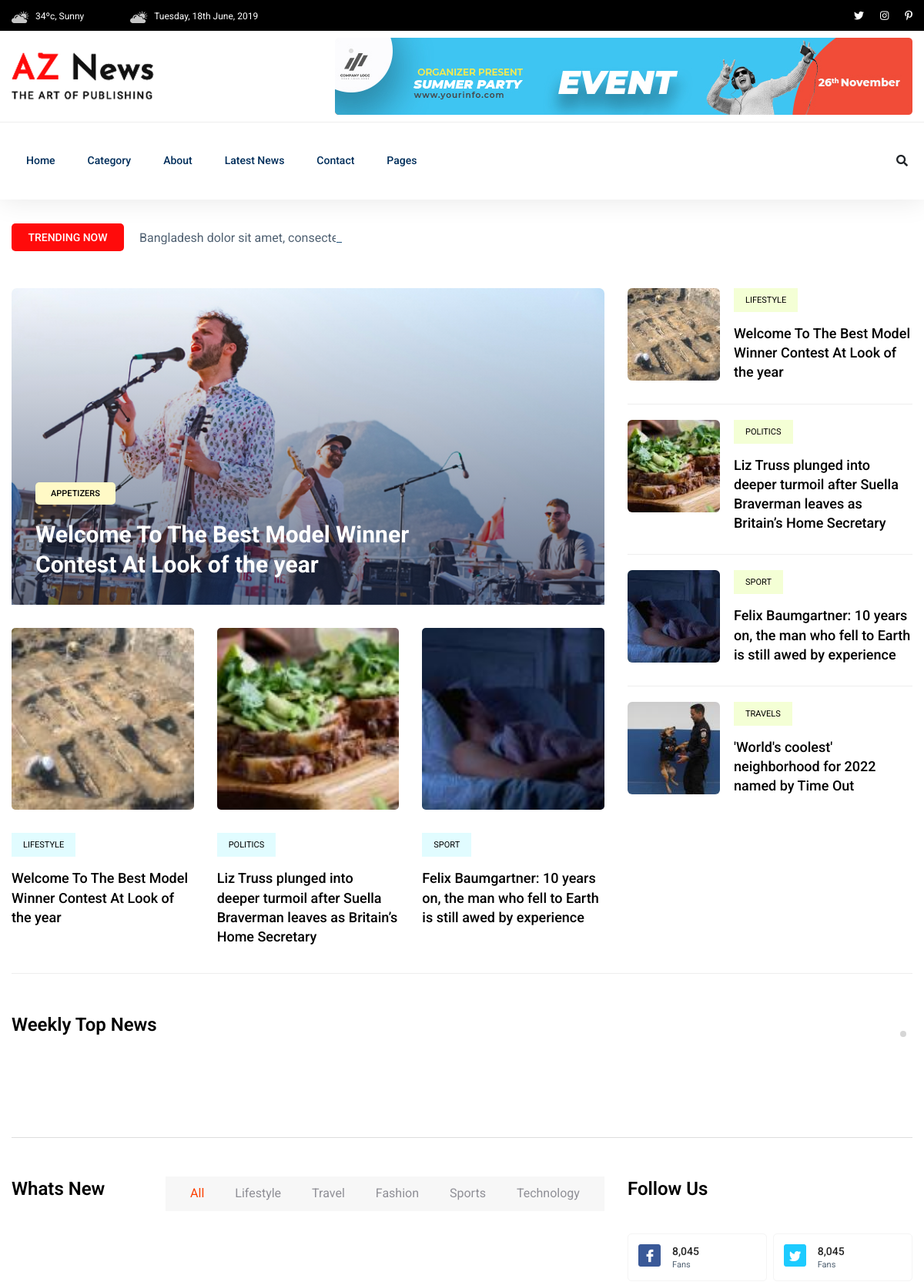
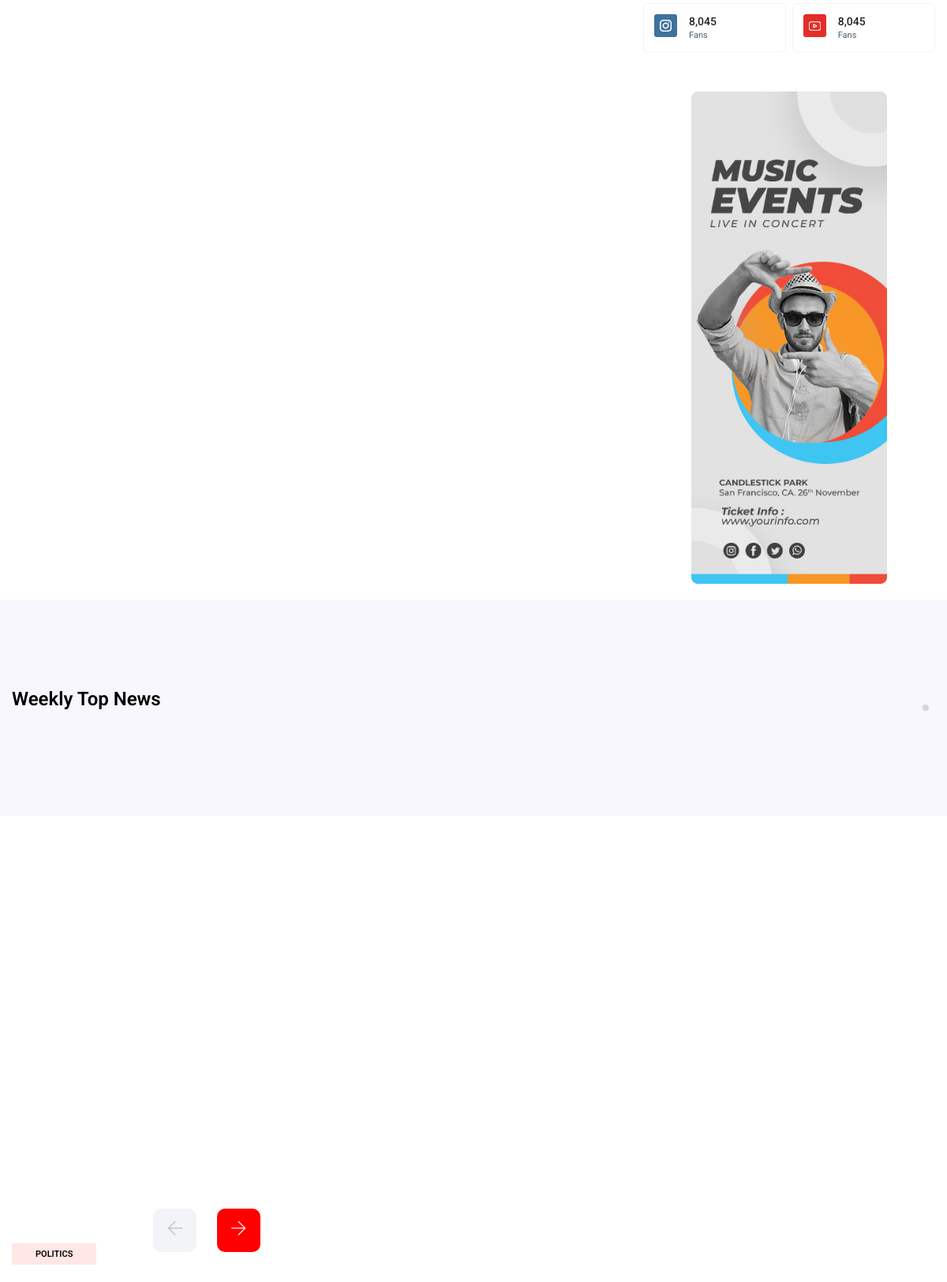
The page / (upper part) on the database its author committed (2 pictures, top to bottom).
### news/models.py (models this page shows, shortened)
class News(models.Model):
    title = models.CharField(max_length=100)
    slug = models.SlugField(max_length=255, unique=True)
    category = models.CharField(max_length=100, choices=CATEGORIES)
    body = models.TextField()
    feature_image = models.FileField(upload_to='news-gallery/')
    author = models.ForeignKey(User, on_delete=models.CASCADE, related_name='news')
    pub_date = models.DateTimeField(auto_now_add=True)
    class Meta:
        ordering = ['pub_date']
        verbose_name_plural = 'News'

### pages/views.py (the view)
# urls.py: path('', views.IndexView, name='homepage'),
def IndexView(request):
    right_nav_news = News.objects.order_by('pub_date')[:4]
    trending_bottom_news = News.objects.order_by('pub_date')[:3]
    weekly_top_news = News.objects.filter(title__startswith='Weekly2')[:3]
    whats_new_news = News.objects.filter(title__startswith='Whats').order_by('pub_date')[:4]
    context = {
        'right_nav_news': right_nav_news,
        'trending_bottom_news': trending_bottom_news,
        'weekly_top_news': weekly_top_news,
        'whats_new_news': whats_new_news
    }
    return render(request, 'pages/index.html', context)

### pages/templates/pages/index.html (shortened to what this page needs)
{% load static %}
<!doctype html>
<html class="no-js" lang="zxx">
    <head>
            <link rel="stylesheet" href="{% static 'pages/assets/css/bootstrap.min.css' %}">
            <link rel="stylesheet" href="{% static 'pages/assets/css/owl.carousel.min.css' %}">
            <link rel="stylesheet" href="{% static 'pages/assets/css/ticker-style.css' %}">
            <link rel="stylesheet" href="{% static 'pages/assets/css/flaticon.css' %}">
            <link rel="stylesheet" href="{% static 'pages/assets/css/slicknav.css' %}">
            <link rel="stylesheet" href="{% static 'pages/assets/css/animate.min.css' %}">
            <link rel="stylesheet" href="{% static 'pages/assets/css/magnific-popup.css' %}">
            <link rel="stylesheet" href="{% static 'pages/assets/css/fontawesome-all.min.css' %}">
            <link rel="stylesheet" href="{% static 'pages/assets/css/themify-icons.css' %}">
            <link rel="stylesheet" href="{% static 'pages/assets/css/slick.css' %}">
            <link rel="stylesheet" href="{% static 'pages/assets/css/nice-select.css' %}">
            <link rel="stylesheet" href="{% static 'pages/assets/css/style.css' %}">
   </head>
   <body>
    <header>
       <div class="header-area">
            <div class="main-header ">
                <div class="header-top black-bg d-none d-md-block">
                   <div class="container">
                       <div class="col-xl-12">
                            <div class="row d-flex justify-content-between align-items-center">
                                <div class="header-info-left">
                                    <ul>
                                        <li><img src="{% static 'pages/assets/img/icon/header_icon1.png' %}" alt="">34ºc, Sunny </li>
                                        <li><img src="{% static 'pages/assets/img/icon/header_icon1.png' %}" alt="">Tuesday, 18th June, 2019</li>
                                    </ul>
                                </div>
                                <div class="header-info-right">
                                    <ul class="header-social">
                                        <li><a href="#"><i class="fab fa-twitter"></i></a></li>
                                        <li><a href="#"><i class="fab fa-instagram"></i></a></li>
                                       <li> <a href="#"><i class="fab fa-pinterest-p"></i></a></li>
                                    </ul>
                                </div>
                            </div>
                       </div>
                   </div>
                </div>
                <div class="header-mid d-none d-md-block">
                   <div class="container">
                        <div class="row d-flex align-items-center">
                            <div class="col-xl-3 col-lg-3 col-md-3">
                                <div class="logo">
                                    <a href="index.html"><img src="{% static 'pages/assets/img/logo/logo.png' %}" alt=""></a>
                                </div>
                            </div>
                            <div class="col-xl-9 col-lg-9 col-md-9">
                                <div class="header-banner f-right ">
                                    <img src="{% static 'pages/assets/img/hero/header_card.jpg' %}" alt="">
                                </div>
                            </div>
                        </div>
                   </div>
                </div>
               <div class="header-bottom header-sticky">
                    <div class="container">
                        <div class="row align-items-center">
                            <div class="col-xl-10 col-lg-10 col-md-12 header-flex">
                                <div class="main-menu d-none d-md-block">
                                    <nav>
                                        <ul id="navigation">
                                            <li><a href="{% url 'homepage' %}">Home</a></li>
                                            <li><a href="{% url 'category' %}">Category</a></li>
                                            <li><a href="{% url 'about' %}">About</a></li>
                                            <li><a href="{% url 'latest-news' %}">Latest News</a></li>
                                            <li><a href="contact.html">Contact</a></li>
                                            <li><a href="#">Pages</a>
                                            </li>
                                        </ul>
                                    </nav>
                                </div>
                            </div>
                            <div class="col-xl-2 col-lg-2 col-md-4">
                                <div class="header-right-btn f-right d-none d-lg-block">
                                    <i class="fas fa-search special-tag"></i>
                                </div>
                            </div>
                            <div class="col-12">
                            </div>
                        </div>
                    </div>
               </div>
            </div>
       </div>
    </header>
    <main>
    <div class="trending-area fix">
        <div class="container">
            <div class="trending-main">
                <div class="row">
                    <div class="col-lg-12">
                        <div class="trending-tittle">
                            <strong>Trending now</strong>
                            <div class="trending-animated">
                                <ul id="js-news" class="js-hidden">
                                    <li class="news-item">Bangladesh dolor sit amet, consectetur adipisicing elit.</li>
                                </ul>
                            </div>
                        </div>
                    </div>
                </div>
                <div class="row">
                    <div class="col-lg-8">
                        <div class="trending-top mb-30">
                            <div class="trend-top-img">
                                <img src="{% static 'pages/assets/img/trending/trending_top.jpg' %}" alt="">
                                <div class="trend-top-cap">
                                    <span>Appetizers</span>
                                    <h2><a href="details.html">Welcome To The Best Model Winner<br> Contest At Look of the year</a></h2>
                                </div>
                            </div>
                        </div>
                        <div class="trending-bottom">
                            <div class="row">
                              {% for news in trending_bottom_news %}
                                <div class="col-lg-4">
                                    <div class="single-bottom mb-35">
                                        <div class="trend-bottom-img mb-30">
                                            <img src="{{ news.feature_image.url }}" alt="">
                                        </div>
                                        <div class="trend-bottom-cap">
                                            <span class="color3">{{ news.category }}</span>
                                            <h4><a href="details.html"> {{ news.title }}</a></h4>
                                        </div>
                                    </div>
                                </div>
                                {% endfor %}
                            </div>
                        </div>
                    </div>
                    <div class="col-lg-4">
                       {% for news in right_nav_news %}
                        <div class="trand-right-single d-flex">
                            <div class="trand-right-img">
                                <img src="{{ news.feature_image.url }}" alt="">
                            </div>
                            <div class="trand-right-cap">
                                <span class="color2">{{ news.category }}</span>
                                <h4><a href="details.html">{{ news.title }}</a></h4>
                            </div>
                        </div>
                        {% endfor %}
                    </div>
                </div>
            </div>
        </div>
    </div>
    <div class="weekly-news-area pt-50">
        <div class="container">
           <div class="weekly-wrapper">
                <div class="row">
                    <div class="col-lg-12">
                        <div class="section-tittle mb-30">
                            <h3>Weekly Top News</h3>
                        </div>
                    </div>
                </div>
                <div class="row">
                    <div class="col-12">
                        <div class="weekly-news-active dot-style d-flex dot-style">
                        </div>
                    </div>
                </div>
           </div>
        </div>
    </div>
    <section class="whats-news-area pt-50 pb-20">
        <div class="container">
            <div class="row">
            <div class="col-lg-8">
                <div class="row d-flex justify-content-between">
                    <div class="col-lg-3 col-md-3">
                        <div class="section-tittle mb-30">
                            <h3>Whats New</h3>
                        </div>
                    </div>
                    <div class="col-lg-9 col-md-9">
                        <div class="properties__button">
                            <nav>
                                <div class="nav nav-tabs" id="nav-tab" role="tablist">
                                    <a class="nav-item nav-link active" id="nav-home-tab" data-toggle="tab" href="#nav-home" role="tab" aria-controls="nav-home" aria-selected="true">All</a>
                                    <a class="nav-item nav-link" id="nav-profile-tab" data-toggle="tab" href="#nav-profile" role="tab" aria-controls="nav-profile" aria-selected="false">Lifestyle</a>
                                    <a class="nav-item nav-link" id="nav-contact-tab" data-toggle="tab" href="#nav-contact" role="tab" aria-controls="nav-contact" aria-selected="false">Travel</a>
                                    <a class="nav-item nav-link" id="nav-last-tab" data-toggle="tab" href="#nav-last" role="tab" aria-controls="nav-contact" aria-selected="false">Fashion</a>
                                    <a class="nav-item nav-link" id="nav-Sports" data-toggle="tab" href="#nav-nav-Sport" role="tab" aria-controls="nav-contact" aria-selected="false">Sports</a>
                                    <a class="nav-item nav-link" id="nav-technology" data-toggle="tab" href="#nav-techno" role="tab" aria-controls="nav-contact" aria-selected="false">Technology</a>
                                </div>
                            </nav>
                        </div>
                    </div>
                </div>
                <div class="row">
                    <div class="col-12">
                    </div>
                </div>
            </div>
            <div class="col-lg-4">
                <div class="section-tittle mb-40">
                    <h3>Follow Us</h3>
                </div>
                <div class="single-follow mb-45">
                    <div class="single-box">
                        <div class="follow-us d-flex align-items-center">
                            <div class="follow-social">
                                <a href="#"><img src="{% static 'pages/assets/img/news/icon-fb.png' %}" alt=""></a>
                            </div>
                            <div class="follow-count">
                                <span>8,045</span>
                                <p>Fans</p>
                            </div>
                        </div>
                        <div class="follow-us d-flex align-items-center">
                            <div class="follow-social">
                                <a href="#"><img src="{% static 'pages/assets/img/news/icon-tw.png' %}" alt=""></a>
                            </div>
                            <div class="follow-count">
                                <span>8,045</span>
                                <p>Fans</p>
                            </div>
                        </div>
                            <div class="follow-us d-flex align-items-center">
                            <div class="follow-social">
                                <a href="#"><img src="{% static 'pages/assets/img/news/icon-ins.png' %}" alt=""></a>
                            </div>
                            <div class="follow-count">
                                <span>8,045</span>
                                <p>Fans</p>
                            </div>
                        </div>
                        <div class="follow-us d-flex align-items-center">
                            <div class="follow-social">
                                <a href="#"><img src="{% static 'pages/assets/img/news/icon-yo.png' %}" alt=""></a>
                            </div>
                            <div class="follow-count">
                                <span>8,045</span>
                                <p>Fans</p>
                            </div>
                        </div>
                    </div>
                </div>
                <div class="news-poster d-none d-lg-block">
                    <img src="{% static 'pages/assets/img/news/news_card.jpg' %}" alt="">
                </div>
            </div>
            </div>
        </div>
    </section>
    <div class="weekly2-news-area  weekly2-pading gray-bg">
        <div class="container">
            <div class="weekly2-wrapper">
                <div class="row">
                    <div class="col-lg-12">
                        <div class="section-tittle mb-30">
                            <h3>Weekly Top News</h3>
                        </div>
                    </div>
                </div>
                <div class="row">
                    <div class="col-12">
                    </div>
                </div>
            </div>
        </div>
    </div>
    <div class="youtube-area video-padding">
        <div class="container">
            <div class="row">
                <div class="col-12">
                    <div class="video-items-active">
                        <div class="video-items text-center">
                            <iframe src="https://www.youtube.com/embed/CicQIuG8hBo" frameborder="0" allow="accelerometer; autoplay; encrypted-media; gyroscope; picture-in-picture" allowfullscreen></iframe>
                        </div>
                    </div>
                </div>
            </div>
            <div class="video-info">
                <div class="row">
                    <div class="col-lg-6">
                        <div class="video-caption">
                            <div class="top-caption">
                                <span class="color1">Politics</span>
                            </div>
                        </div>
                    </div>
                    <div class="col-lg-6">
                    </div>
                </div>
            </div>
        </div>
    </div>
    </main>
    </body>
</html>

### rows shown on the page
News: feature_image (picture), category "LIFESTYLE", title "Welcome To The Best Model Winner Contest At Look of the year"
News: feature_image (picture), category "POLITICS", title "Liz Truss plunged into deeper turmoil after Suella Braverman leaves as Britain’s Home Secretary"
News: feature_image (picture), category "SPORT", title "Felix Baumgartner: 10 years on, the man who fell to Earth is still awed by experience"
News: feature_image (picture), category "TRAVELS", title "'World's coolest' neighborhood for 2022 named by Time Out"
